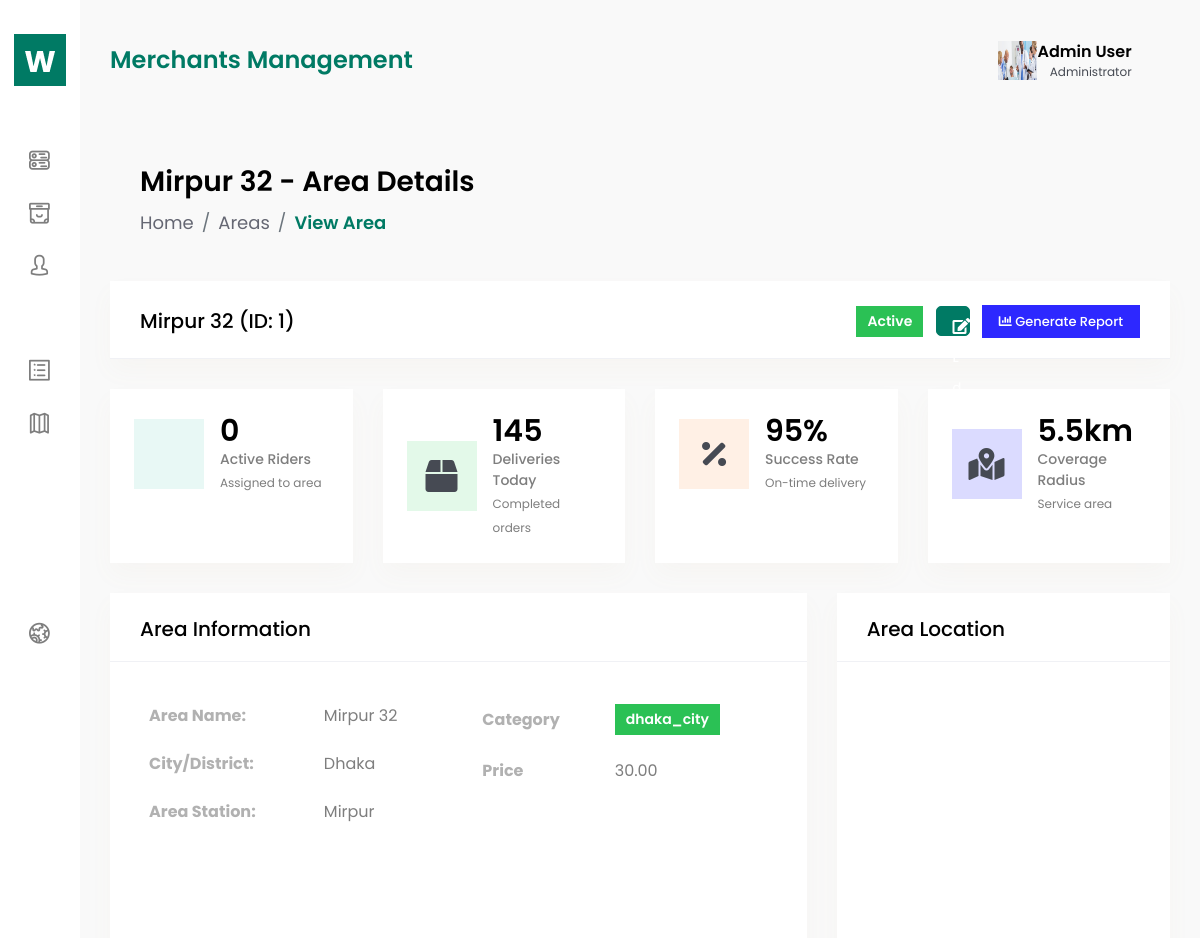
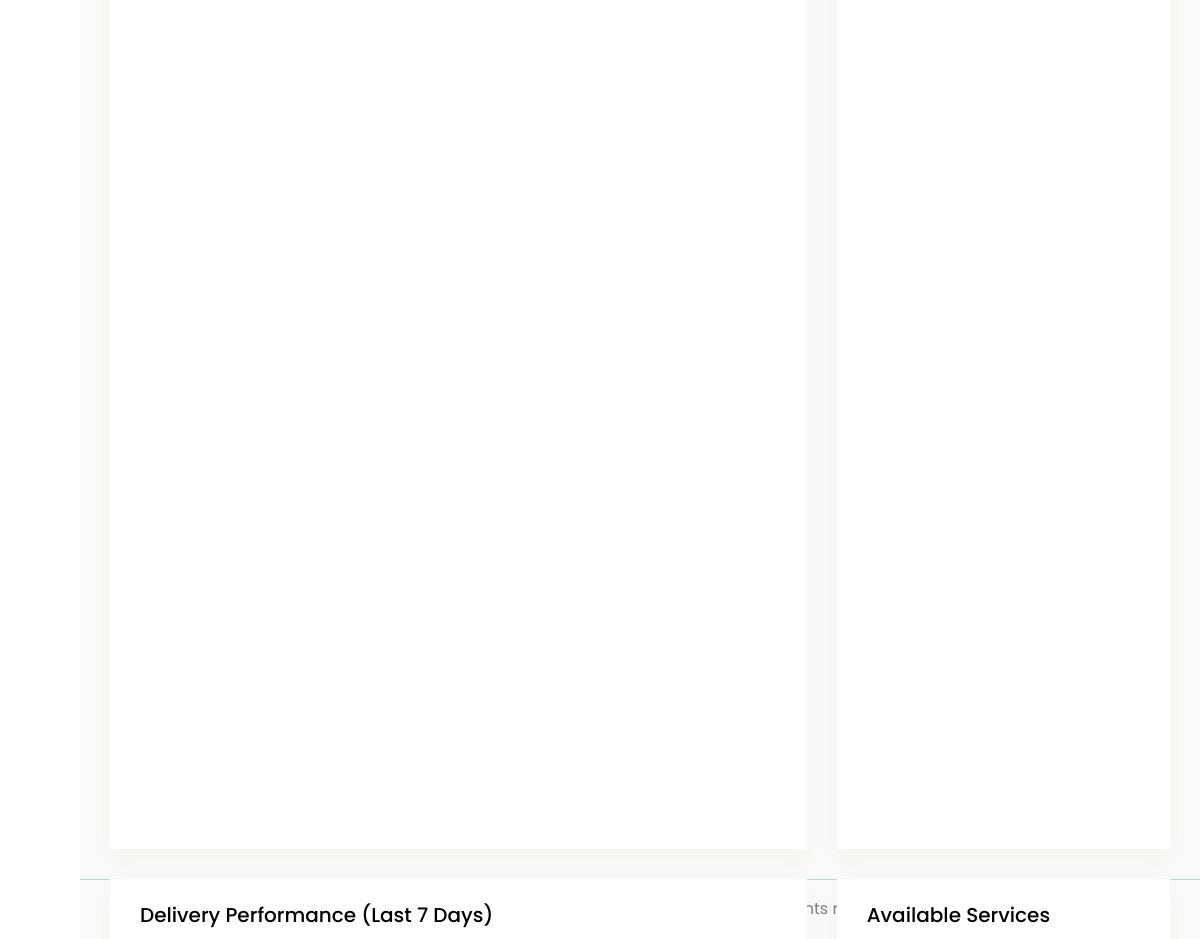
Page /logistics/areas/Mirpur 32/ on the committed database (2 pictures, top to bottom).
### logistics/models.py (models this page shows, shortened)
class Area(models.Model):
    area_id=models.AutoField(primary_key=True)
    area_name=models.CharField(max_length=100)
    area_district=models.CharField(max_length=20,null=True,blank=True)
    area_station=models.CharField(max_length=50, null=True,blank=True)
    area_price=models.DecimalField(max_digits=20, decimal_places=2)
    area_category=models.CharField(max_length=50, choices=[("dhaka_city","dhaka_city"),("sub-city","sub_city"),("outside_dhaka","outside_dhaka"),], default="sub-city")

### logistics/views.py (the view)
# urls.py: path('areas/<str:area_name>/', views.view_area, name="detail_area"),
def view_area(request, area_name):
    areas = (
        Area.objects.annotate(
            soldier_count=Count("deliverysoldier")
        )
        .prefetch_related(
            Prefetch("deliverysoldier_set", queryset=DeliverySoldier.objects.all())
        )  # <-- properly close Prefetch here
        .filter(area_name=area_name)
        .first()
    )
    if not areas:
        return render(request, "404.html", status=404)
    context = {
        "areas": areas,
        "total_soldiers": areas.deliverysoldier_set.filter(status="active").count(),
    }
    return render(request, "logistics/area-view.html", context)

### logistics/templates/logistics/area-view.html (shortened to what this page needs)
{%extends 'base.html'%}
{%block content%}
<div class="content-body">
            <div class="container-fluid">
                <div class="row page-titles mx-0">
                    <div class="col-sm-6 p-md-0">
                        <div class="welcome-text">
                            <h4>{{ areas.area_name}} - Area Details</h4>
                        </div>
                    </div>
                    <div class="col-sm-6 p-md-0 justify-content-sm-end mt-2 mt-sm-0 d-flex">
                        <ol class="breadcrumb">
                            <li class="breadcrumb-item"><a href="{% url 'dashboard'%}">Home</a></li>
                            <li class="breadcrumb-item"><a href="{% url "area"%}">Areas</a></li>
                            <li class="breadcrumb-item active"><a href="{% url 'detail_area' areas.area_name%}">View Area</a></li>
                        </ol>
                    </div>
                </div>
                <div class="row">
                    <div class="col-xl-12">
                        <div class="card">
                            <div class="card-header">
                                <h4 class="card-title">{{ areas.area_name}} (ID: {{areas.area_id}})</h4>
                                <div class="card-action">
                                    <span class="badge badge-success mr-2">Active</span>
                                    <a href="{% url 'edit_area' areas.area_name%}" class="btn btn-primary btn-sm mr-2">
                                        <i class="fas fa-edit"></i> Edit
                                    </a>
                                    <button type="button" class="btn btn-info btn-sm" data-toggle="modal" data-target="#areaReportModal">
                                        <i class="fas fa-chart-bar"></i> Generate Report
                                    </button>
                                </div>
                            </div>
                        </div>
                    </div>
                </div>
                <div class="row">
                    <div class="col-xl-3 col-lg-6 col-sm-6">
                        <div class="widget-stat card">
                            <div class="card-body p-4">
                                <div class="media ai-icon">
                                    <span class="mr-3 bgl-primary ai-icon">
                                    </span>
                                    <div class="media-body">
                                        <h3 class="mb-0 text-black">{{total_soldiers}}</h3>
                                        <p class="mb-0">Active Riders</p>
                                        <small>Assigned to area</small>
                                    </div>
                                </div>
                            </div>
                        </div>
                    </div>
                    <div class="col-xl-3 col-lg-6 col-sm-6">
                        <div class="widget-stat card">
                            <div class="card-body p-4">
                                <div class="media ai-icon">
                                    <span class="mr-3 bgl-success ai-icon">
                                        <i class="fas fa-box"></i>
                                    </span>
                                    <div class="media-body">
                                        <h3 class="mb-0 text-black">145</h3>
                                        <p class="mb-0">Deliveries Today</p>
                                        <small>Completed orders</small>
                                    </div>
                                </div>
                            </div>
                        </div>
                    </div>
                    <div class="col-xl-3 col-lg-6 col-sm-6">
                        <div class="widget-stat card">
                            <div class="card-body p-4">
                                <div class="media ai-icon">
                                    <span class="mr-3 bgl-warning ai-icon">
                                        <i class="fas fa-percentage"></i>
                                    </span>
                                    <div class="media-body">
                                        <h3 class="mb-0 text-black">95%</h3>
                                        <p class="mb-0">Success Rate</p>
                                        <small>On-time delivery</small>
                                    </div>
                                </div>
                            </div>
                        </div>
                    </div>
                    <div class="col-xl-3 col-lg-6 col-sm-6">
                        <div class="widget-stat card">
                            <div class="card-body p-4">
                                <div class="media ai-icon">
                                    <span class="mr-3 bgl-info ai-icon">
                                        <i class="fas fa-map-marked-alt"></i>
                                    </span>
                                    <div class="media-body">
                                        <h3 class="mb-0 text-black">5.5km</h3>
                                        <p class="mb-0">Coverage Radius</p>
                                        <small>Service area</small>
                                    </div>
                                </div>
                            </div>
                        </div>
                    </div>
                </div>
                <div class="row">
                    <div class="col-xl-8">
                        <div class="card">
                            <div class="card-header">
                                <h4 class="card-title">Area Information</h4>
                            </div>
                            <div class="card-body">
                                <div class="row">
                                    <div class="col-md-6">
                                        <table class="table table-borderless">
                                            <tr>
                                                <td><strong>Area Name:</strong></td>
                                                <td>{{ areas.area_name}}</td>
                                            </tr>
                                            <tr>
                                                <td><strong>City/District:</strong></td>
                                                <td>{{areas.area_district}}</td>
                                            </tr>
                                            <tr>
                                                <td><strong>Area Station:</strong></td>
                                                <td>{{ areas.area_station}}</td>
                                            </tr>
                                        </table>
                                    </div>
                                    <div class="col-md-6">
                                        <table class="table table-borderless">
                                            <tr>
                                                <td><strong>Category</strong></td>
                                                <td><span class="badge badge-success">{{areas.area_category}}</span></td>
                                            </tr>
                                            <tr>
                                                <td><strong>Price</strong></td>
                                                <td>{{areas.area_price}}</td>
                                            </tr>
                                        </table>
                                    </div>
                                </div>
                            </div>
                        </div>
                        <div class="card">
                            <div class="card-header">
                                <h4 class="card-title">Delivery Performance (Last 7 Days)</h4>
                            </div>
                        </div>
                    </div>
                    <div class="col-xl-4">
                        <div class="card">
                            <div class="card-header">
                                <h4 class="card-title">Area Location</h4>
                            </div>
                            <div class="card-body">
                                <div id="areaMap" style="height: 300px; width: 100%;"></div>
                            </div>
                        </div>
                        <div class="card">
                            <div class="card-header">
                                <h4 class="card-title">Available Services</h4>
                            </div>
                        </div>
                    </div>
                </div>
            </div>
        </div>
{%endblock%}

### static/assets/css/custom-primary.css (style rules this page uses)
:root { --primary-color: #007A64; --primary-dark: #005a4a; --primary-light: #00A885; --primary-lighter: #e8f8f5; --primary-border: #a8ddd0; --accent-yellow: #FFD700; --accent-yellow-light: #FFF176; --accent-yellow-dark: #FFC107; --warning-yellow: #FF9800; --gradient-primary: linear-gradient(135deg, var(--primary-color) 0%, var(--primary-light) 100%); --gradient-accent: linear-gradient(135deg, var(--accent-yellow) 0%, var(--accent-yellow-dark) 100%); --gradient-combined: linear-gradient(135deg, var(--primary-color) 0%, var(--accent-yellow) 100%); }
.btn-primary { background-color: var(--primary-color) !important; border-color: var(--primary-color) !important; }
.bgl-primary { background-color: var(--primary-lighter) !important; }
a { color: var(--primary-color); }
.card .btn-primary { background-color: var(--primary-color) !important; border-color: var(--primary-color) !important; }
.breadcrumb-item.active { color: var(--primary-color) !important; }

### rows in the picture
Area: area_name "Mirpur 32", area_id "1", area_district "Dhaka", area_station "Mirpur", area_category "dhaka_city", area_price "30.00"

### other values in the picture
{{ total_soldiers }} "0"
